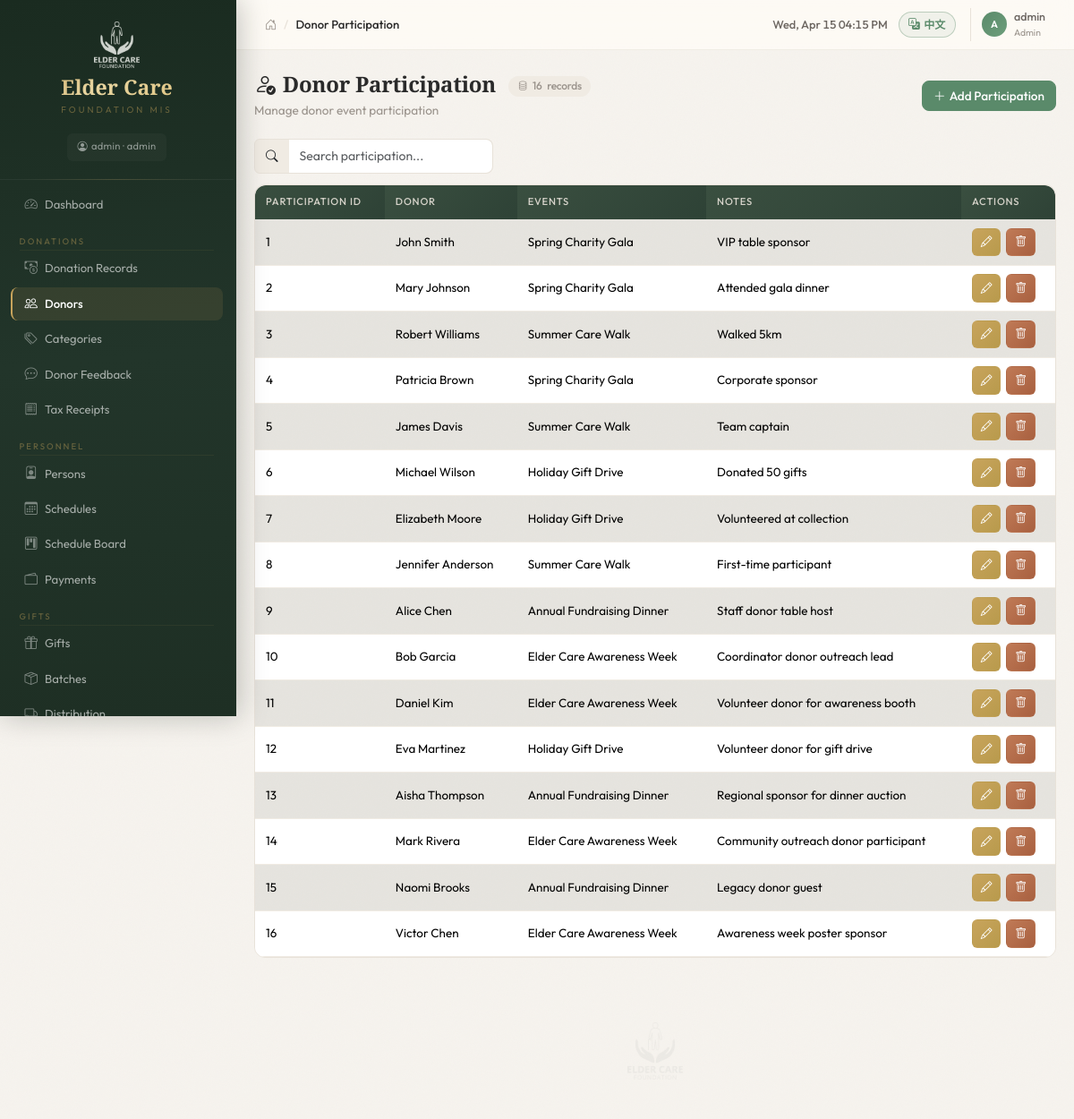
/donors-events (signed in), run on the app's committed database.
### tables this page shows
CREATE TABLE "User" (
	"user_id"	INTEGER,
	"user_name"	TEXT,
	"password"	TEXT,
	"email"	TEXT,
	"is_active"	INTEGER,
	"created_date"	NUMERIC,
	"updated_date"	NUMERIC, role TEXT DEFAULT "viewer",
	PRIMARY KEY("user_id")
);

CREATE TABLE "donors_events" (
	"donors_events_id"	INTEGER,
	"donor_id"	INTEGER,
	"event_id"	INTEGER,
	"notes"	TEXT,
	PRIMARY KEY("donors_events_id"),
	FOREIGN KEY("donor_id") REFERENCES "donors"("donor_id"),
	FOREIGN KEY("event_id") REFERENCES "events"("event_id")
);

CREATE TABLE "events" (
	"event_id"	INTEGER,
	"event_name"	TEXT,
	"event_type"	TEXT,
	"decription"	TEXT,
	"location"	TEXT,
	"start_date"	NUMERIC,
	"end_date"	NUMERIC,
	"status"	TEXT,
	"target_amount"	REAL,
	"actual_amount"	REAL,
	"notes"	TEXT,
	"created_date"	NUMERIC,
	PRIMARY KEY("event_id")
);

### blueprints/events.py (the view)
@events_bp.route('/donors-events')
@login_required
@role_required('event_coordinator')
def donors_events_list():
    rows = query_db(
        'SELECT de.*, d.first_name || " " || d.last_name as donor_name, e.event_name '
        'FROM donors_events de '
        'LEFT JOIN donors d ON de.donor_id = d.donor_id '
        'LEFT JOIN events e ON de.event_id = e.event_id '
        'ORDER BY de.donors_events_id ASC'
    )
    donors = query_db('SELECT donor_id, first_name || " " || last_name as donor_name FROM donors ORDER BY last_name')
    events = query_db('SELECT event_id, event_name FROM events ORDER BY event_name')
    return render_template('events/donors_events.html', rows=rows, donors=donors, events=events)

### blueprints/auth.py (called while the page is built)
def role_required(*roles):
    def decorator(f):
        @wraps(f)
        def wrapped(*args, **kwargs):
            if not current_user.has_role(*roles):
                flash('Insufficient permissions to access this page', 'warning')
                return redirect(url_for('dashboard.index'))
            return f(*args, **kwargs)
        return wrapped
    return decorator

    @property
    def is_admin(self):
        return self.role == 'admin'

    def has_role(self, *roles):
        return self.role in roles or self.role == 'admin'

### db.py (called while the page is built)
def get_db():
    if 'db' not in g:
        g.db = sqlite3.connect(current_app.config['DATABASE'])
        g.db.row_factory = sqlite3.Row
        g.db.execute('PRAGMA foreign_keys = ON')
    return g.db

def query_db(sql, args=(), one=False):
    cur = get_db().execute(sql, args)
    rv = cur.fetchall()
    cur.close()
    return (rv[0] if rv else None) if one else rv

### templates/events/donors_events.html (shortened to what this page needs)
{% extends "base.html" %}
{% block breadcrumb %}<span data-i18n="Donor Participation">Donor Participation</span>{% endblock %}
{% block content %}
<div class="page-header">
  <div>
    <h4 class="mb-1"><i class="bi bi-person-check me-2"></i><span data-i18n="Donor Participation">Donor-Event Associations</span> <span class="record-count"><i class="bi bi-database"></i>{{ rows|length }} <span data-i18n="records">records</span></span></h4>
    <p class="page-subtitle" data-i18n="Manage donor event participation">Track donor participation in events</p>
  </div>
  <button class="btn btn-primary" data-bs-toggle="modal" data-bs-target="#deModal" onclick="openAdd()">
    <i class="bi bi-plus-lg me-1"></i><span data-i18n="Add Participation">Add Association</span>
  </button>
</div>
<div class="table-info-bar">
<div class="table-search mb-3">
  <div class="input-group" style="max-width:320px;">
    <span class="input-group-text"><i class="bi bi-search"></i></span>
    <input type="text" class="form-control" data-i18n-placeholder="Search participation..." placeholder="Search participation records..." id="tableSearch">
  </div>
</div>
</div>
{% if rows %}
<div class="table-responsive">
  <table class="table table-striped table-hover align-middle">
    <thead class="table-header">
      <tr>
        <th data-i18n="Participation ID">Donors Events ID</th>
        <th data-i18n="Donor">Donor</th>
        <th data-i18n="Events">Event</th>
        <th data-i18n="Notes">Notes</th>
        <th data-i18n="Actions">Actions</th>
      </tr>
    </thead>
    <tbody>
      {% for r in rows %}
      <tr>
        <td>{{ r.donors_events_id }}</td>
        <td>{{ r.donor_name }}</td>
        <td>{{ r.event_name }}</td>
        <td>{{ r.notes }}</td>
        <td class="text-nowrap">
          <button class="btn btn-sm btn-warning" aria-label="Edit" data-i18n-title="Edit" title="Edit"
            onclick="openEdit({{ r.donors_events_id }}, '{{ r.donor_id }}', '{{ r.event_id }}', '{{ r.notes }}')"
            data-bs-toggle="modal" data-bs-target="#deModal"><i class="bi bi-pencil"></i></button>
          <button class="btn btn-sm btn-danger" aria-label="Delete" data-bs-toggle="tooltip" data-i18n-title="Delete" title="Delete" onclick="confirmDelete('{{ url_for('events.donors_events_delete', id=r.donors_events_id) }}', 'Association #{{ r.donors_events_id }}')"><i class="bi bi-trash"></i></button>
        </td>
      </tr>
      {% endfor %}
    </tbody>
  </table>
</div>
{% else %}
<div class="empty-state">
  <i class="bi bi-person-x"></i>
  <h6 data-i18n="No participation records found">No donor-event associations found</h6>
  <p data-i18n="Click &quot;Add&quot; to create your first entry.">Click "Add Association" to create your first entry.</p>
</div>
{% endif %}
{% endblock %}

### templates/base.html (shortened to what this page needs)
<!DOCTYPE html>
<html lang="en">
<head>
  <link href="https://cdn.jsdelivr.net/npm/bootstrap@5.3.3/dist/css/bootstrap.min.css" rel="stylesheet">
  <link href="https://cdn.jsdelivr.net/npm/bootstrap-icons@1.11.3/font/bootstrap-icons.min.css" rel="stylesheet">
  <link href="{{ url_for('static', filename='css/style.css') }}" rel="stylesheet">
</head>
<body>
{% if current_user.is_authenticated %}
<div class="d-flex" id="wrapper">
  <div id="sidebar">
    <div class="sidebar-brand">
      <div class="text-center">
        <img src="{{ url_for('static', filename='img/logo.png') }}" alt="Logo" class="sidebar-logo mb-2">
        <div class="sidebar-title" data-i18n="Elder Care">Elder Care</div>
        <div class="sidebar-subtitle" data-i18n="Foundation MIS">Foundation MIS</div>
      </div>
      <div class="text-center mt-2">
        <span class="sidebar-user"><i class="bi bi-person-circle me-1"></i>{{ current_user.user_name }} &middot; {{ current_user.role }}</span>
      </div>
    </div>
    <nav class="nav flex-column px-2 py-2" aria-label="Main navigation">
      <a class="nav-link" href="{{ url_for('dashboard.index') }}"><i class="bi bi-speedometer2 me-2"></i><span data-i18n="Dashboard">Dashboard</span></a>
      {% if current_user.has_role('finance') %}
      <div class="section-label" data-i18n="Donations">Donations</div>
      <a class="nav-link" href="{{ url_for('donations.donations_list') }}"><i class="bi bi-cash-coin me-2"></i><span data-i18n="Donation Records">Donation Records</span></a>
      <a class="nav-link" href="{{ url_for('donations.donors_list') }}"><i class="bi bi-people me-2"></i><span data-i18n="Donors">Donors</span></a>
      <a class="nav-link" href="{{ url_for('donations.categories_list') }}"><i class="bi bi-tags me-2"></i><span data-i18n="Categories">Categories</span></a>
      <a class="nav-link" href="{{ url_for('donations.feedback_list') }}"><i class="bi bi-chat-dots me-2"></i><span data-i18n="Donor Feedback">Donor Feedback</span></a>
      <a class="nav-link" href="{{ url_for('donations.receipts_list') }}"><i class="bi bi-receipt me-2"></i><span data-i18n="Tax Receipts">Tax Receipts</span></a>
      {% endif %}
      {% if current_user.has_role('event_coordinator') %}
      <div class="section-label" data-i18n="Personnel">Personnel</div>
      <a class="nav-link" href="{{ url_for('personnel.persons_list') }}"><i class="bi bi-person-badge me-2"></i><span data-i18n="Persons">Persons</span></a>
      <a class="nav-link" href="{{ url_for('personnel.schedules_list') }}"><i class="bi bi-calendar3 me-2"></i><span data-i18n="Schedules">Schedules</span></a>
      <a class="nav-link" href="{{ url_for('personnel.schedule_board') }}"><i class="bi bi-kanban me-2"></i><span data-i18n="Schedule Board">Schedule Board</span></a>
      <a class="nav-link" href="{{ url_for('personnel.payments_list') }}"><i class="bi bi-wallet2 me-2"></i><span data-i18n="Payments">Payments</span></a>
      <div class="section-label" data-i18n="Gifts">Gifts</div>
      <a class="nav-link" href="{{ url_for('gifts.gifts_list') }}"><i class="bi bi-gift me-2"></i><span data-i18n="Gifts">Gifts</span></a>
      <a class="nav-link" href="{{ url_for('gifts.batches_list') }}"><i class="bi bi-box-seam me-2"></i><span data-i18n="Batches">Batches</span></a>
      <a class="nav-link" href="{{ url_for('gifts.distribution_list') }}"><i class="bi bi-truck me-2"></i><span data-i18n="Distribution">Distribution</span></a>
      {% endif %}
    </nav>
  </div>
  <div class="flex-grow-1 d-flex flex-column" style="min-width:0;">
    <div class="topbar">
      <nav aria-label="breadcrumb">
        <ol class="breadcrumb">
          <li class="breadcrumb-item"><a href="{{ url_for('dashboard.index') }}"><i class="bi bi-house-door"></i></a></li>
          <li class="breadcrumb-item active">{% block breadcrumb %}Dashboard{% endblock %}</li>
        </ol>
      </nav>
      <div class="topbar-right">
        <span class="topbar-time" id="topbarTime"></span>
        <button id="langToggleBtn" class="btn btn-sm lang-toggle-btn" onclick="I18n.setLang(I18n.getLang()==='en'?'zh':'en')" title="切换为中文">
        </button>
        <div class="topbar-user">
          <div class="topbar-user-avatar">{{ current_user.user_name[0]|upper }}</div>
          <div>
            <div class="topbar-user-name">{{ current_user.user_name }}</div>
            <div class="topbar-user-role">{{ current_user.role }}</div>
          </div>
        </div>
      </div>
    </div>
    <div class="content-area flex-grow-1" id="main-content" role="main">
      {% block content %}{% endblock %}
      <div class="watermark-footer">
        <img src="{{ url_for('static', filename='img/logo.png') }}" alt="Elder Care Foundation">
      </div>
    </div>
  </div>
</div>
{% endif %}
</body>
</html>

### data on the page
User: user_name "admin", role "admin", user_name "A", role "Admin"
donors_events: donors_events_id "1", donor_name "John Smith", event_name "Spring Charity Gala", notes "VIP table sponsor"
donors_events: donors_events_id "2", donor_name "Mary Johnson", event_name "Spring Charity Gala", notes "Attended gala dinner"
donors_events: donors_events_id "3", donor_name "Robert Williams", event_name "Summer Care Walk", notes "Walked 5km"
donors_events: donors_events_id "4", donor_name "Patricia Brown", event_name "Spring Charity Gala", notes "Corporate sponsor"
donors_events: donors_events_id "5", donor_name "James Davis", event_name "Summer Care Walk", notes "Team captain"
donors_events: donors_events_id "6", donor_name "Michael Wilson", event_name "Holiday Gift Drive", notes "Donated 50 gifts"
donors_events: donors_events_id "7", donor_name "Elizabeth Moore", event_name "Holiday Gift Drive", notes "Volunteered at collection"
donors_events: donors_events_id "8", donor_name "Jennifer Anderson", event_name "Summer Care Walk", notes "First-time participant"
donors_events: donors_events_id "9", donor_name "Alice Chen", event_name "Annual Fundraising Dinner", notes "Staff donor table host"
donors_events: donors_events_id "10", donor_name "Bob Garcia", event_name "Elder Care Awareness Week", notes "Coordinator donor outreach lead"
donors_events: donors_events_id "11", donor_name "Daniel Kim", event_name "Elder Care Awareness Week", notes "Volunteer donor for awareness booth"
donors_events: donors_events_id "12", donor_name "Eva Martinez", event_name "Holiday Gift Drive", notes "Volunteer donor for gift drive"
donors_events: donors_events_id "13", donor_name "Aisha Thompson", event_name "Annual Fundraising Dinner", notes "Regional sponsor for dinner auction"
donors_events: donors_events_id "14", donor_name "Mark Rivera", event_name "Elder Care Awareness Week", notes "Community outreach donor participant"
donors_events: donors_events_id "15", donor_name "Naomi Brooks", event_name "Annual Fundraising Dinner", notes "Legacy donor guest"
donors_events: donors_events_id "16", donor_name "Victor Chen", event_name "Elder Care Awareness Week", notes "Awareness week poster sponsor"

### other printed values
{{ rows|length }} "16"
